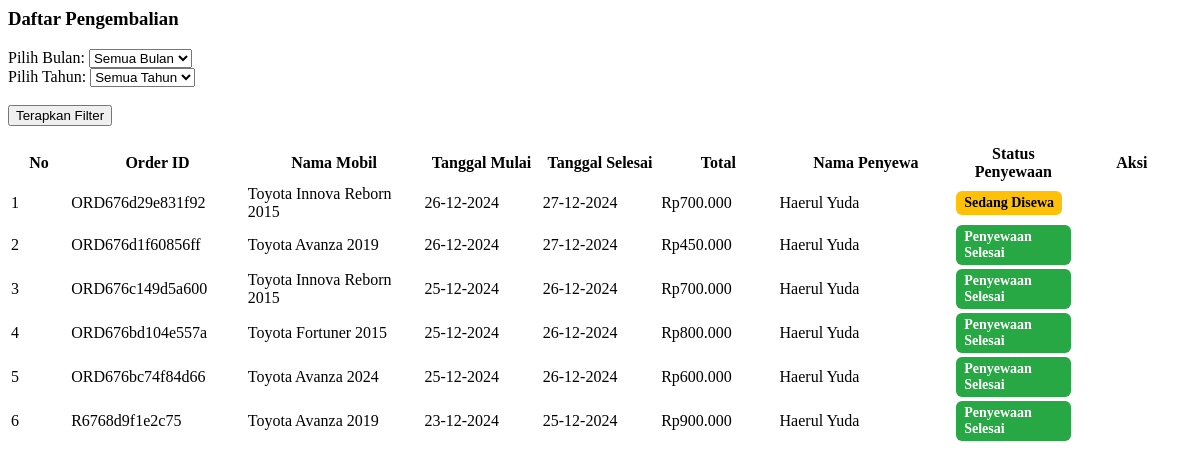
Screenshot of /admin/pengembalian.php with the database file from the repository.
### tables this page shows
CREATE TABLE `payments` (
  `payment_id` int(11) NOT NULL,
  `order_id` varchar(50) NOT NULL,
  `gross_amount` decimal(15,2) NOT NULL,
  `payment_status` enum('verification','paid','failed') NOT NULL DEFAULT 'verification',
  `receipt_image` varchar(255) NOT NULL,
  `rental_status` enum('active','completed','cancelled') NOT NULL DEFAULT 'active',
  `created_at` timestamp NOT NULL DEFAULT current_timestamp(),
  `updated_at` timestamp NOT NULL DEFAULT current_timestamp() ON UPDATE current_timestamp()
);

CREATE TABLE `rentals` (
  `rental_id` int(11) NOT NULL,
  `user_id` int(11) NOT NULL,
  `car_id` int(11) NOT NULL,
  `order_id` varchar(50) NOT NULL,
  `start_date` date NOT NULL,
  `end_date` date NOT NULL,
  `duration` int(11) NOT NULL,
  `total_price` decimal(10,2) NOT NULL,
  `payment_status` enum('pending','verification','paid','failed') NOT NULL DEFAULT 'pending',
  `created_at` timestamp NOT NULL DEFAULT current_timestamp(),
  `updated_at` timestamp NOT NULL DEFAULT current_timestamp() ON UPDATE current_timestamp()
);

CREATE TABLE `users` (
  `id` int(11) NOT NULL,
  `fullname` varchar(100) NOT NULL,
  `phone` varchar(15) NOT NULL,
  `email` varchar(100) NOT NULL,
  `address` text NOT NULL,
  `password` varchar(255) NOT NULL,
  `status` enum('aktif','nonaktif') NOT NULL DEFAULT 'aktif',
  `role` enum('user','admin') NOT NULL DEFAULT 'user',
  `created_at` timestamp NOT NULL DEFAULT current_timestamp(),
  `reset_token` varchar(64) DEFAULT NULL,
  `reset_token_expire` datetime DEFAULT NULL
);

### admin/pengembalian.php (the view, shortened to what this page needs)
<section class="content">
  <div class="container-fluid">
    <div class="row">
      <div class="col-12">
        <div class="card">
          <div class="card-header">
            <h3 class="card-title">Daftar Pengembalian</h3>
          </div>
          <div class="card-body">
            <form method="POST" action="">
              <div class="form-group row">
                <div class="col-md-4">
                  <label for="month">Pilih Bulan:</label>
                  <select name="month" id="month" class="form-control">
                    <option value="">Semua Bulan</option>
                  </select>
                </div>
                <div class="col-md-4">
                  <label for="year">Pilih Tahun:</label>
                  <select name="year" id="year" class="form-control">
                    <option value="">Semua Tahun</option>
                  </select>
                </div>
                <div class="col-md-4">
                  <label>&nbsp;</label><br>
                  <button type="submit" class="btn btn-primary">Terapkan Filter</button>
                </div>
              </div>
            </form>
            <table id="example1" class="table table-bordered table-striped">
              <thead>
                <tr>
                  <th style="width: 5%;">No</th>
                  <th style="width: 15%;">Order ID</th>
                  <th style="width: 15%;">Nama Mobil</th>
                  <th style="width: 10%;">Tanggal Mulai</th>
                  <th style="width: 10%;">Tanggal Selesai</th>
                  <th style="width: 10%;">Total</th>
                  <th style="width: 15%;">Nama Penyewa</th>
                  <th style="width: 10%;">Status Penyewaan</th>
                  <th style="width: 30%;" class="no-print">Aksi</th>
                </tr>
              </thead>
              <tbody>
                <?php
                $no = 0;
                $sql_filter = "";
                $sql = "SELECT p.order_id,
                        CONCAT(c.brand, ' ', c.model, ' ', c.year) AS car_name,
                        r.start_date,
                        r.end_date,
                        p.gross_amount,
                        p.payment_status,
                        p.rental_status,
                        u.fullname AS customer_name,
                        c.car_id, c.status
                FROM payments p
                JOIN rentals r ON p.order_id = r.order_id
                JOIN users u ON r.user_id = u.id
                JOIN cars c ON r.car_id = c.car_id
                WHERE p.payment_status = 'paid' $sql_filter
                ORDER BY
                    CASE
                        WHEN p.rental_status = 'active' THEN 1
                        ELSE 2
                    END,
                    p.created_at DESC";
                $result = mysqli_query($conn, $sql);
                if ($result) {
                  while($row = mysqli_fetch_assoc($result)){
                    $no++;
                ?>
                <tr>
                  <td><?php echo $no; ?></td>
                  <td><?php echo $row['order_id']; ?></td>
                  <td><?php echo $row['car_name']; ?></td>
                  <td><?php echo date('d-m-Y', strtotime($row['start_date'])); ?></td>
                  <td><?php echo date('d-m-Y', strtotime($row['end_date'])); ?></td>
                  <td>Rp<?php echo number_format($row['gross_amount'], 0, ',', '.'); ?></td>
                  <td><?php echo $row['customer_name']; ?></td>
                  <td>
                    <?php
                      if ($row['rental_status'] == 'completed') {
                        echo '<span class="badge-status badge-success">Penyewaan Selesai</span>';
                      } elseif ($row['rental_status'] == 'active') {
                        echo '<span class="badge-status badge-warning">Sedang Disewa</span>';
                      } elseif ($row['rental_status'] == 'cancelled') {
                        echo '<span class="badge-status badge-danger">Dibatalkan</span>';
                      }
                    ?>
                  </td>
                  <td class="no-print">
                  </td>
                </tr>
                <?php }} else { ?>
                <tr>
                  <td colspan="9" class="text-center">Data tidak ditemukan. Error: <?php echo mysqli_error($conn); ?></td>
                </tr>
                <?php } ?>
              </tbody>
            </table>
          </div>
        </div>
      </div>
    </div>
  </div>
</section>

### admin/pengembalian.php (style rules this page uses)
.badge-status { padding: 4px 8px; border-radius: 6px; font-weight: 600; text-transform: capitalize; display: inline-block; transition: all 0.3s ease; font-size: 14px; }
.badge-status.badge-warning { background-color: #ffc107; color: black; }
.badge-status.badge-success { background-color: #28a745; color: white; }

### rows the page displays
payments: order "ORD676d29e831f92", car_name "Toyota Innova Reborn 2015", rentals.start_date "26-12-2024", rentals.end_date "27-12-2024", gross_amount "700.000", users.fullname "Haerul Yuda", rental_status "Sedang Disewa"
payments: order "ORD676d1f60856ff", car_name "Toyota Avanza 2019", rentals.start_date "26-12-2024", rentals.end_date "27-12-2024", gross_amount "450.000", users.fullname "Haerul Yuda", rental_status "Penyewaan Selesai"
payments: order "ORD676c149d5a600", car_name "Toyota Innova Reborn 2015", rentals.start_date "25-12-2024", rentals.end_date "26-12-2024", gross_amount "700.000", users.fullname "Haerul Yuda", rental_status "Penyewaan Selesai"
payments: order "ORD676bd104e557a", car_name "Toyota Fortuner 2015", rentals.start_date "25-12-2024", rentals.end_date "26-12-2024", gross_amount "800.000", users.fullname "Haerul Yuda", rental_status "Penyewaan Selesai"
payments: order "ORD676bc74f84d66", car_name "Toyota Avanza 2024", rentals.start_date "25-12-2024", rentals.end_date "26-12-2024", gross_amount "600.000", users.fullname "Haerul Yuda", rental_status "Penyewaan Selesai"
payments: order "R6768d9f1e2c75", car_name "Toyota Avanza 2019", rentals.start_date "23-12-2024", rentals.end_date "25-12-2024", gross_amount "900.000", users.fullname "Haerul Yuda", rental_status "Penyewaan Selesai"
